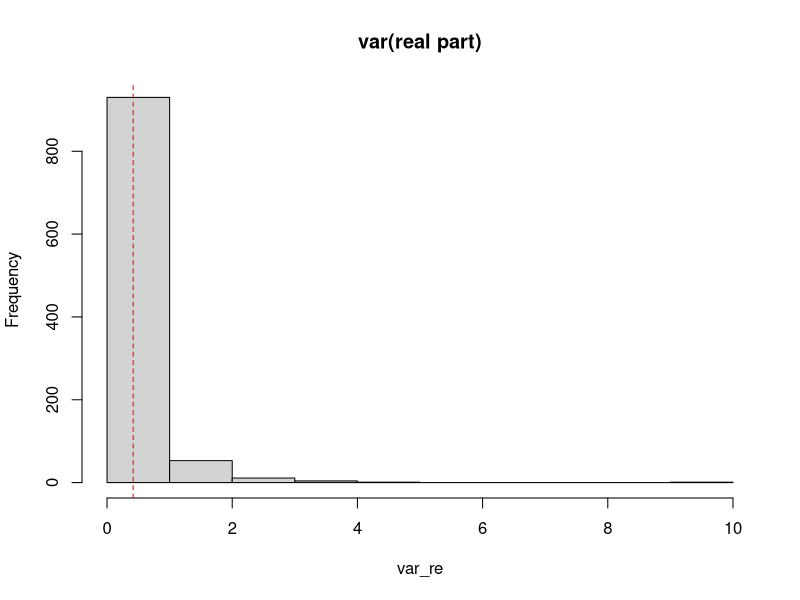
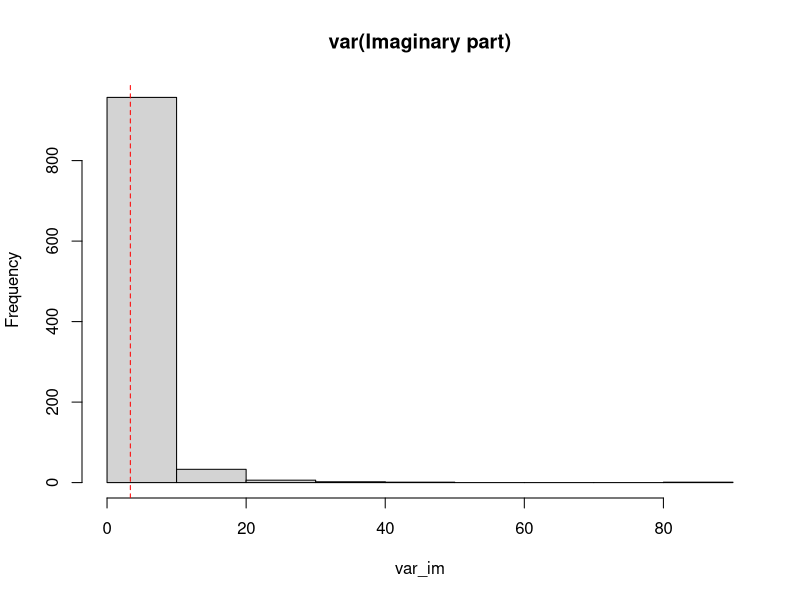

Recreate these plots in R, in order.
# Initial Functions

#/
#  var_sim
#R
#54 of 54
library(MASS)

########################################  Functions for the code ######################################
## Calculates c_hat(k1,k2) =  (1/(2M+1))* sum_s(J_(k1+s)J*_(k2+s))
c_hatM = function(J,k1,k2,M){
  s = seq(-M,M)
  n = length(J)
  ind10 = k1+s
  ind20 = k2+s 
  ind1 = ((ind10) %% n)+1
  ind2 = ((ind20) %% n)+1
  Jk = J[ind1]
  Jkl = Conj(J[ind2])
  ch = mean(Jk*Jkl)
  return(ch)
}

## Calculates Yhat(l1,l2) = J_(k+l1+s,n)J*_(k+l2+s,n) - c_hat(k,l1,l2)
Yhat = function(J,k,l1,l2,M){
  s = seq(-M,M)
  n = length(J)
  ind1 = k+l1+s
  ind2 = k+l2+s
  ind1 = ((ind1) %% n)+1
  ind2 = ((ind2) %% n)+1
  J1 = J[ind1]
  J2 = Conj(J[ind2])
  Y = J1*J2 - c_hatM(J,k+l1,k+l2,M)
  return(Y)
}


## Calsulates S_1M and S_2M
## Inputs:
##        J = fft
##        k = leading freq
##        l = Lag
##        L, M = Tuning parameters
##        nP = n/P 

S_var_c_estP = function(J,k,l,L,M,nP){
  Y01 = Yhat(J,k,0,l,M)
  Y23 = Y01
  s = seq(-M,M)
  
  ##Tmat[s1,s2] = Yhat_s1  x Yhat^*_s2
  Tmat = outer(Y01, Conj(Y23),"*")
  
  P = length(J)/nP
  
  
  RL0 = c(seq(-L,L)) 
  
  RL = RL0
  
  for(j in 1:P)
  {
    RL = c(RL,seq(j*nP-L,j*nP+L),seq(-j*nP-L,-j*nP+L))
  } #RL should pick jn_P +/- L
  
  O1 = outer(s,s,"-")
  O2 = outer(s,s,"+")+(2*k+l)
  
  I1 <- `dim<-`(O1 %in% RL, dim(O1)) #I1[s1,s2]=TRUE is |s_1 - s_2| <= L 
  I2 <- `dim<-`(O2 %in% RL, dim(O2)) #I2[s1,s2]=TRUE if |s_1 + s+2 + 2k +l|_nP <=L
  
  
  # for(i in 1:nrow(Tmat))
  # {
  #   for(j in 1:ncol(Tmat))
  #   {
  #     if(mmod(s[i]-s[j],nP) < L)
  #       That1 = That1+Tmat[i,j]
  #     if(mmod(s[i]+s[j]+(2*k+l),nP) < L)
  #       That2 = That2 + Tmat[i,j]
  #   }
  # }
  
  # That1 = That1/((2*M+1)^2)
  # That2 = That2/((2*M+1)^2)
  
  That1 = sum(I1*Tmat)/((2*M+1)^2) #S_1,M
  
  That2 = sum(I2*Tmat)/((2*M+1)^2) #S_2,M
  
  return(c(That1,That2))
}

T_var_c_conj_estP = function(J,k,l,L,M,nP){
  Y01 = Yhat(J,k,0,l,M)
  Y23 = Yhat(J,k,l,0,M)
  s = seq(-M,M)
  Tmat = outer(Y01, Conj(Y23),"*")
  
  #That1 = 0
  #That2 = 0
  
  P = length(J)/nP
  
  
  RL0 = c(seq(-L,L))
  RL = RL0
  
  for(j in 1:P)
  {
    RL = c(RL,seq(j*nP-L,j*nP+L),seq(-j*nP-L,-j*nP+L))
  }
  
  
  O1_1 = outer(s,s,"-")+l
  O1_2 = outer(s,s,"-")-l
  O2_1 = outer(s,s,"+")+(2*k)
  O2_2 = outer(s,s,"+")+(2*k + 2*l)
  
  I1_1 <- `dim<-`(O1_1 %in% RL, dim(O1_1))
  I1_2 <- `dim<-`(O1_2 %in% RL, dim(O1_2))
  I2_1 <- `dim<-`(O2_1 %in% RL, dim(O2_1))
  I2_2 <- `dim<-`(O2_2 %in% RL, dim(O2_2))
  
  I1 = (I1_1)|(I1_2)
  I2 = (I2_1)|(I2_2)
  
  # for(i in 1:nrow(Tmat))
  # {
  #   for(j in 1:ncol(Tmat))
  #   {
  #     if(mmod(s[i]-s[j]-l,nP) < L)
  #       That1 = That1+Tmat[i,j]
  #     if((mmod(s[i]+s[j]+(2*k),nP) < L) && (mmod(s[i]+s[j]+(2*k+2*l),nP) < L))
  #       That2 = That2 + Tmat[i,j]
  #   }
  # }
  # 
  
  # Tmat = I1*Tmat + I2*Tmat
  
  # That1 = That1/((2*M+1)^2)
  # That2 = That2/((2*M+1)^2)
  
  That1 = sum(I1*Tmat)/((2*M+1)^2) #T_1,M
  That2 = sum(I2*Tmat)/((2*M+1)^2) #T_2,M
  
  return(c(That1,That2))
}

### Functions to simulate time series (all taken from SSR's rmd file)

ar2complex = function(lambda,omega,n1){
  n = (n1+200)
  gen = rnorm(n)
  x = rep(0,n)
  for(j in c(3:n)){
    x[j] = (2*lambda*cos(omega)*x[j-1] - (lambda**2)*x[j-2] + gen[j])
  }
  x1 = x[-c(1:200)]  
  return(x1)
}

tvar1 = function(beta0,beta1,n1){
  gen  = rnorm(n1)    
  x = gen
  phi = 0.9-0.7/(1+exp(beta0*(x-beta1)))
  for(j in c(2:n1)){
    x[j] = (phi[j]*x[j-1] + gen[j])
  }
  return(x)
}

tvar2 = function(beta0,beta1,omega,n1){
  gen = rnorm(n1)
  x = c(1:n1)
  # Since |phi|<1 this ensures the transition matrix    
  # has largest eigenvalue less than one; hence it is stable.
  phi = 0.9-0.7/(1+exp(beta0*(x-beta1)))
  for(j in c(3:n1)){
    x[j] = (2*phi[j]*cos(omega)*x[j-1] - (phi[j]**2)*x[j-2] + gen[j])
  }
  return(x)
}

VARP = function(n1){
  n2 = n1+200
  B1<-matrix(c(0.9, 0.4, 0.6, 0, - 0.9, 0.2, 0,0,0.7), 3 , byrow = TRUE)
  # B1 is a VAR transition matrix, its eigenvalues should be less than one
  # to ensure it is causal.   
  mu1 = rep(0,3)
  Sigma1 = matrix(c(1,0,0,0,1,0,0,0,1),3,byrow = TRUE)
  gen = mvrnorm(n=n2,mu = mu1, Sigma  = Sigma1)
  x = gen
  for(j in c(2:n2)){
    x[j,] = B1%*%x[j-1,] + gen[j,]
  }
  x1 = x[-c(1:200),]  
  x2 = c(t(x1))
  return(x2)
}

tvVARP = function(beta0,beta1,n1){
  B1<-matrix(c(0.9, 0.4, 0.6, 0, -0.9, 0.2, 0,0,0.7), 3 , byrow = TRUE)
  mu1 = rep(0,3)
  Sigma1 = matrix(c(1,0,0,0,1,0,0,0,1),3,byrow = TRUE)
  gen = mvrnorm(n1,mu = mu1, Sigma  = Sigma1)
  x = gen
  t = c(1:n1)
  phi = 0.9-0.7/(1+exp(beta0*(t-beta1)))
  for(j in c(2:n1)){
    x[j,] = phi[j]*B1%*%x[j-1,] + gen[j,]
  }
  x1 = c(t(x))
  return(x1)
}



R=1000

k1 = 300
k2 = 500
n = 600
M = 30
L = 0

ch = rep(0,R)
S11=rep(0,R)
S21=rep(0,R)
T11=rep(0,R)
T21=rep(0,R)
var_re = rep(0,R)
var_im = rep(0,R)

set.seed(9)


for(r in 1:R)
{
  #xt = tvar2(beta0=0.07,beta1=300,omega=pi/3,n1=n)
  #xt = ar2complex(lambda=0.8,omega=pi/3,n1=n)
  xt = VARP(n/3)
  J = fft(xt)/sqrt(n)
  
  ch[r] = c_hatM(J,k1,k2,M)  
  
  v = S_var_c_estP(J,k1,k2-k1,L,M,n)
  vc = T_var_c_conj_estP(J,k1,k2-k1,L,M,n)
  
  S11[r] = v[1]
  S21[r] = v[2]
  T11[r] = vc[1]
  T21[r] = vc[2]
  
  var_re[r] = Re((v[1]+v[2]+vc[1]+vc[2])/2)
  var_im[r] = Re((v[1]+v[2]-vc[1]-vc[2])/2)
  
  #var_re = Re((v[1]+vc[1])/2)
  #var_im = Re((v[1]-vc[1])/2)
  
  
  
}


# M= 30, sd=0.0058
# M= 60, sd=0.0029

#L=0  sd = 0.001269747  
#bias = 0.006042356 - 0.004399761 = 0.0016
# MSE = 0.0018

#L = 1  sd = 0.00178791
#bias = 0.006284646 - 0.004935146 = 0.0013
#MSE = 0.0019

#L = 2   sd = 0.00228
# bias =  - 0.00009
# MSE = 0.00176

var(Re(ch))
mean((var_re))
mean(abs(var_re-var(Re(ch))))
sd(var_re)
hist(var_re, main="var(real part)")
abline(v=var(Re(ch)), col="red",lty=2)

var(Im(ch))
mean((var_im))
mean(abs(var_im-var(Im(ch))))
hist(var_im, main="var(Imaginary part)")
abline(v=var(Im(ch)), col="red",lty=2)

z_r = Re(ch)/sqrt(var_re)
sum(abs(z_r)>1.96)

